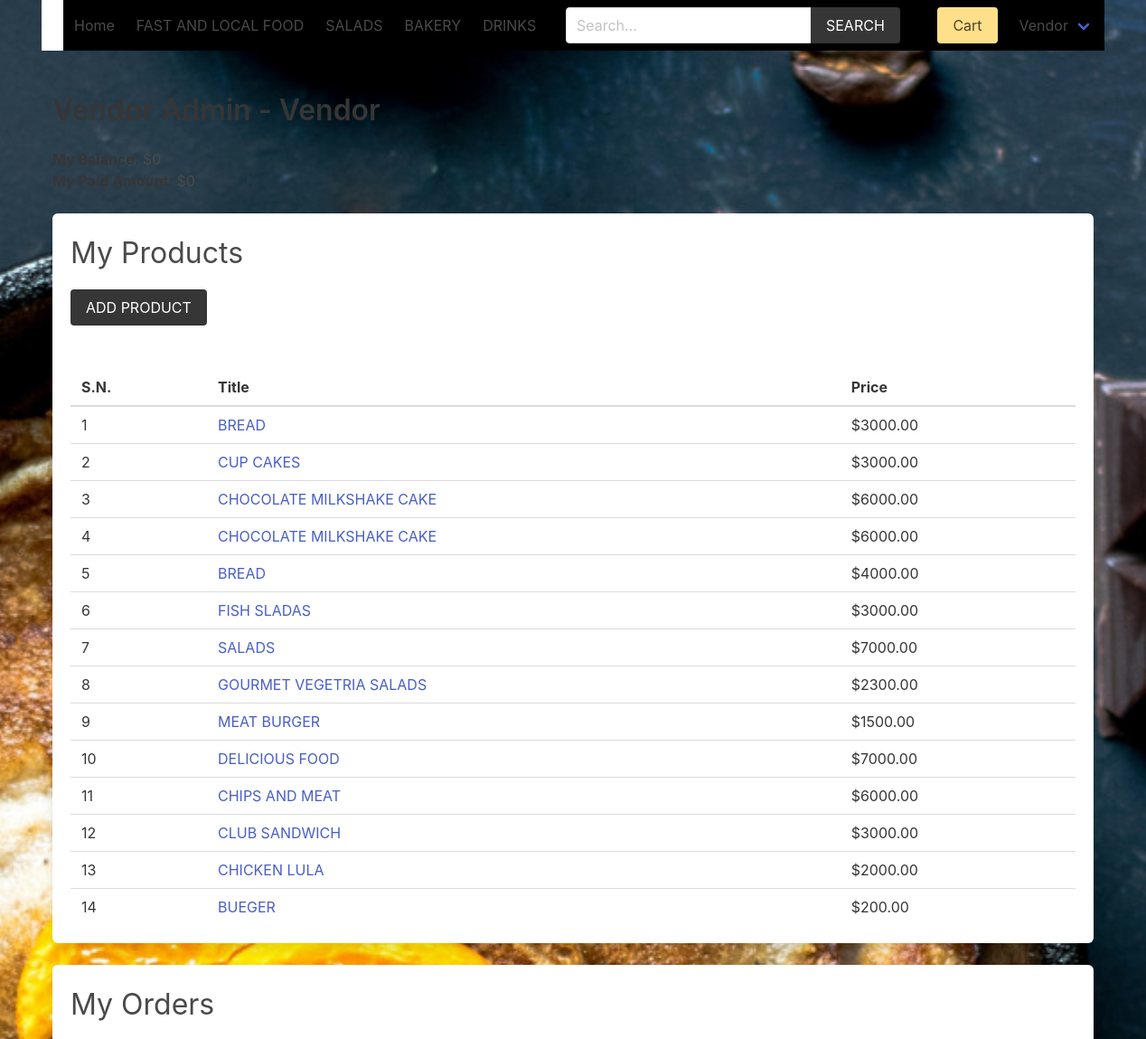
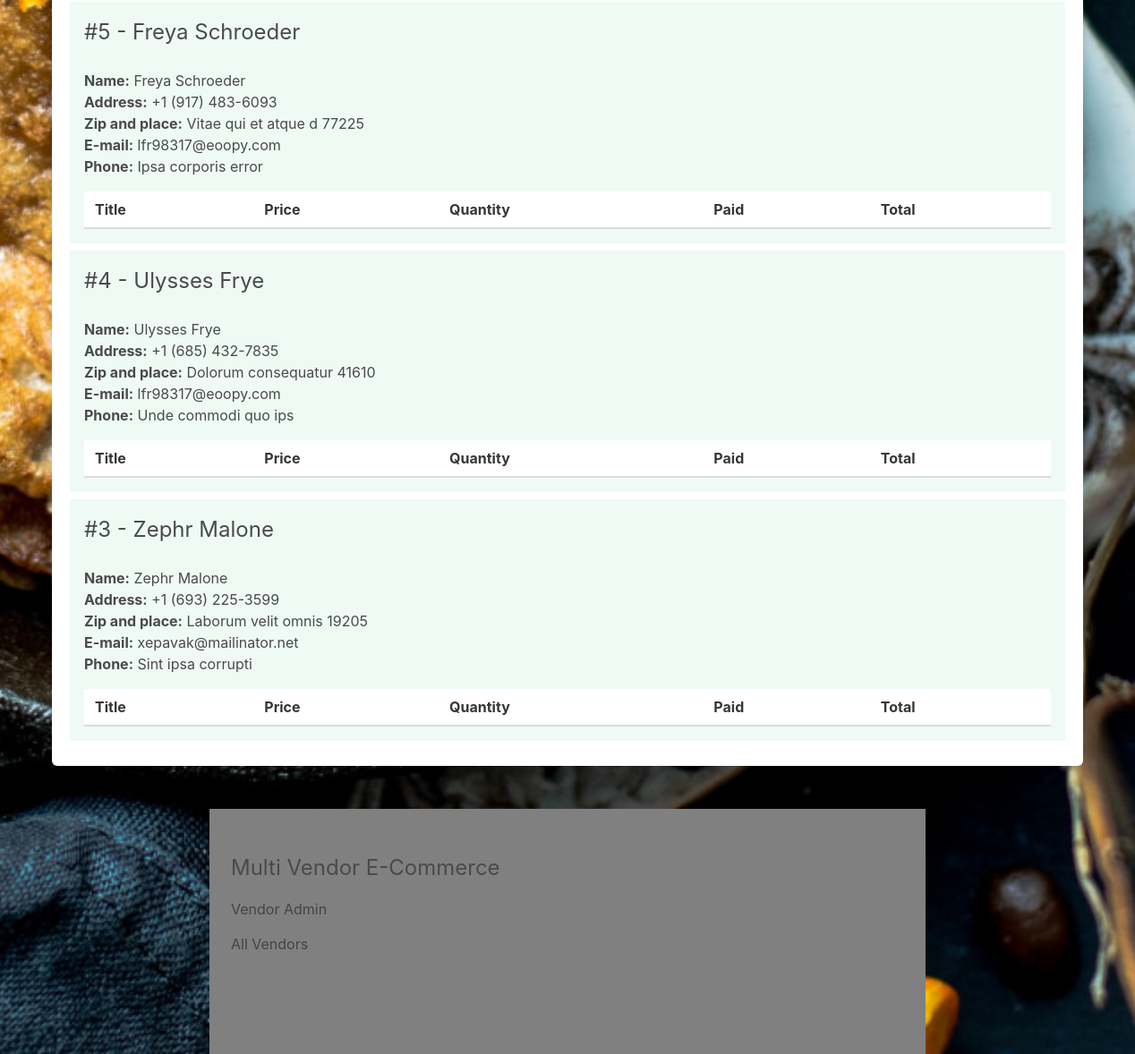
Page /vendor/vendor-admin/ (signed in) on the committed database (2 pictures, top to bottom).
### product/models.py (models this page shows, shortened)
class Category(models.Model):
    title = models.CharField(max_length=50)
    slug = models.SlugField(max_length=55)
    ordering = models.IntegerField(default=0)
    class Meta:
        ordering = ['ordering']

class Product(models.Model):
    category = models.ForeignKey(Category, related_name='products', on_delete=models.CASCADE)
    vendor = models.ForeignKey(Vendor, related_name="products", on_delete=models.CASCADE)
    title = models.CharField(max_length=50)
    slug = models.SlugField(max_length=55)
    description = models.TextField(blank=True, null=True)
    price = models.DecimalField(max_digits=6, decimal_places=2)
    added_date = models.DateTimeField(auto_now_add=True)
    image = models.ImageField(upload_to='uploads/', blank=True, null=True)
    thumbnail = models.ImageField(upload_to='uploads/', blank=True, null=True) # Change uploads to thumbnails
    class Meta:
        ordering = ['-added_date']

### vendor/models.py (models this page shows, shortened)
class Vendor(models.Model):
    name = models.CharField(max_length=255)
    created_at = models.DateTimeField(auto_now_add=True)
    created_by = models.OneToOneField(User, related_name='vendor', on_delete=models.CASCADE)
    class Meta:
        ordering = ['name']
    def get_balance(self):
        items = self.items.filter(vendor_paid=False, order__vendors__in=[self.id])
        return sum((item.product.price * item.quantity) for item in items)
    def get_paid_amount(self):
        items = self.items.filter(vendor_paid=True, order__vendors__in=[self.id])
        return sum((item.product.price * item.quantity) for item in items)

### order/models.py (models this page shows, shortened)
class Order(models.Model):
    first_name = models.CharField(max_length=100)
    last_name = models.CharField(max_length=100)
    email = models.CharField(max_length=100)
    address = models.CharField(max_length=100)
    zipcode = models.CharField(max_length=100)
    place = models.CharField(max_length=100)
    phone = models.CharField(max_length=100)
    created_at = models.DateTimeField(auto_now_add=True)
    paid_amount = models.DecimalField(max_digits=8, decimal_places=2)
    vendors = models.ManyToManyField(Vendor, related_name="orders")
    class Meta:
        ordering = ['-created_at']

### vendor/views.py (the view, shortened to what this page needs)
# urls.py: path('vendor-admin/', views.vendor_admin, name="vendor-admin"),
@login_required
def vendor_admin(request):
    vendor = request.user.vendor
    products = vendor.products.all()
    orders = vendor.orders.all()
    for order in orders:
        order.vendor_amount = 0
        order.vendor_paid_amount = 0
        order.fully_paid = True
    return render(request, 'vendor/vendor_admin.html', {'vendor': vendor, 'products': products, 'orders': orders})

### cart/cart.py (called while the page is built)
    def __len__(self):
        return sum(item['quantity'] for item in self.cart.values())

### cart/context_processors.py (called while the page is built)
def cart(request):
    return {'cart': Cart(request)}

### product/context_processors.py (called while the page is built)
def menu_categories(request):
    categories = Category.objects.all()
    return {'categories': categories}

### templates/vendor/vendor_admin.html (shortened to what this page needs)
{% extends 'core/base.html' %}
{% block content %}
    <h1 class="title">Vendor Admin - <span class="is-capitalized">{{vendor.name}}</span></h1>
    <div class="mb-5">
        <strong>My Balance: </strong> ${{vendor.get_balance}} <br>
        <strong>My Paid Amount: </strong> ${{vendor.get_paid_amount}}
    </div>
    <div class="box">
        <h2 class="is-size-3 mb-4">My Products</h2>
        <a href="{% url 'vendor:add-product' %}" class="button is-dark is-uppercase mb-6">Add Product</a>
        {% if products %}
            <table class="table is-fullwidth">
                <thead>
                    <tr>
                        <th>S.N.</th>
                        <th>Title</th>
                        <th>Price</th>
                    </tr>
                </thead>
                <tbody>
                    {% for product in products %}
                        <tr>
                            <td>{{ forloop.counter }}</td>
                            <td><a href="{% url 'product:product' product.category.slug product.slug %}">{{ product.title }}</a></td>
                            <td>${{ product.price }}</td>
                        </tr>
                    {% endfor %}
                </tbody>
            </table>
        {% else %}
            <p class="has-text-danger">Products not added yet.</p>
        {% endif %}
    </div>
    <div class="box">
        <h2 class="is-size-3 mb-4">My Orders</h2>
        {% if orders %}
            {% for order in orders %}
                <div class="{% if order.fully_paid %}has-background-success-light{% else %}has-background-info-light{% endif %} mb-2 p-4">
                    <div class="columns is-multiline">
                        <div class="column is-6">
                            <h3 class="is-size-4">#{{ order.id }} - {{ order.first_name }} {{ order.last_name }}</h3>
                        </div>
                        <div class="column is-12">
                            <b>Name:</b> {{ order.first_name }} {{ order.last_name }}<br>
                            <b>Address:</b> {{ order.address }}<br>
                            <b>Zip and place:</b> {{ order.zipcode }} {{ order.place }}<br>
                            <b>E-mail:</b> {{ order.email }}<br>
                            <b>Phone:</b> {{ order.phone }}
                            <table class="table is-fullwidth mt-4">
                                <thead>
                                    <tr>
                                        <th>Title</th>
                                        <th>Price</th>
                                        <th>Quantity</th>
                                        <th>Paid</th>
                                        <th>Total</th>
                                    </tr>
                                </thead>
                            </table>
                        </div>
                    </div>
                </div>
            {% endfor %}
        {% endif %}
    </div>
{% endblock content %}

### templates/core/base.html (shortened to what this page needs)
{% load static %}
<!DOCTYPE html>
<html lang="en">
<head>
    <link rel="stylesheet" href="https://cdn.jsdelivr.net/npm/bulma@0.9.2/css/bulma.min.css">
    <link rel="stylesheet" href="{% static 'css/main.css' %}">
</head>
<body>
    <div class="container">
        <nav class="navbar" role="navigation" aria-label="main navigation">
            <div class="navbar-brand"style="background-color: white;">
                <a class="navbar-item" href="{% url 'core:home' %}">
                </a>
            </div>
            <div id="navbarBasicExample" class="navbar-menu"style="background-color: black; color: yellow;">
                <div class="navbar-start">
                <a class="navbar-item" href="{% url 'core:home' %}">
                    Home
                </a>
                {% for category in categories %}
                    <a class="navbar-item" href="{% url 'product:category' category.slug %}">
                        {{category.title}}
                    </a>
                {% endfor %}
                </div>
                <div class="navbar-start">
                    <div class="navbar-item">
                        <form method="get" action="{% url 'product:search' %}">
                            <div class="field has-addons">
                                <div class="control">
                                    <input type="search" name="query" id="" class="input" placeholder="Search...">
                                </div>
                                <div class="control">
                                    <button class="button is-dark is-uppercase">Search</button>
                                </div>
                            </div>
                        </form>
                    </div>
                </div>
                <div class="navbar-end">
                <div class="navbar-item">
                    <a href="{% url 'cart:cart' %}" class="button is-warning">Cart {% if cart %}({{cart|length}}){% endif %}</a>
                </div>
                {% if request.user.is_authenticated %}
                <div class="navbar-item has-dropdown is-hoverable">
                    <a class="navbar-link is-capitalized">
                    {{user.vendor.name}}
                    </a>
                </div>
                {% endif %}
                </div>
            </div>
            </nav>
    </div>
    <section class="section">
        <div class="container">
            {% block content %}{% endblock content %}
        </div>
    </section>
    <footer class="footer"style="width: 800px; margin: 0 auto;background-color: grey;">
        <div class="container">
            <h3 class="is-size-4 mb-4">Multi Vendor E-Commerce</h3>
            {% if request.user.is_authenticated %}
                <a href="{% url 'vendor:vendor-admin' %}">Vendor Admin</a>
            {% else %}
                <a href="{% url 'vendor:become-vendor' %}">Become a Vendor</a>
            {% endif %}
            <br>
            <a href="{% url 'vendor:vendors' %}">All Vendors</a>
        </div>
    </footer>
</body>
</html>

### core/static/css/main.css (style rules this page uses)
.footer a { margin-bottom: 15px; display: inline-block; color: #444; }

### rows in the picture
Category: title "FAST AND LOCAL FOOD"
Category: title "SALADS"
Category: title "BAKERY"
Category: title "DRINKS"
Vendor: name "Vendor", get_balance "0", get_paid_amount "0"
Product: title "BREAD", price "3000.00"
Product: title "CUP CAKES", price "3000.00"
Product: title "CHOCOLATE MILKSHAKE CAKE", price "6000.00"
Product: title "CHOCOLATE MILKSHAKE CAKE", price "6000.00"
Product: title "BREAD", price "4000.00"
Product: title "FISH SLADAS", price "3000.00"
Product: title "SALADS", price "7000.00"
Product: title "GOURMET VEGETRIA SALADS", price "2300.00"
Product: title "MEAT BURGER", price "1500.00"
Product: title "DELICIOUS FOOD", price "7000.00"
Product: title "CHIPS AND MEAT", price "6000.00"
Product: title "CLUB SANDWICH", price "3000.00"
Product: title "CHICKEN LULA", price "2000.00"
Product: title "BUEGER", price "200.00"
Order: id "5", first_name "Freya", last_name "Schroeder", address "+1 (917) 483-6093", zipcode "Vitae qui et atque d", place "77225", email "lfr98317@eoopy.com", phone "Ipsa corporis error"
Order: id "4", first_name "Ulysses", last_name "Frye", address "+1 (685) 432-7835", zipcode "Dolorum consequatur", place "41610", email "lfr98317@eoopy.com", phone "Unde commodi quo ips"
Order: id "3", first_name "Zephr", last_name "Malone", address "+1 (693) 225-3599", zipcode "Laborum velit omnis", place "19205", email "xepavak@mailinator.net", phone "Sint ipsa corrupti"

### other values in the picture
{{ user.vendor.name }} "Vendor"
